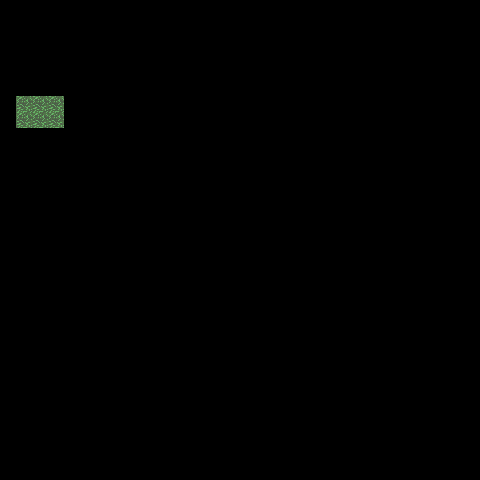

This game map was drawn from its Tiled (.tmx) file and the tilesets committed beside it. A one-line description and the full map source follow:
An orthogonal 30x30 tile map with 16x16 px tiles, 2 tile layers (under0, under1).

<map version="1.0" tiledversion="1.0.3" orientation="orthogonal" renderorder="right-down" width="30" height="30" tilewidth="16" tileheight="16" nextobjectid="1">
 <tileset firstgid="1" source="../tileset/world_map_tileset.tsx" />
 <layer name="under0" width="30" height="30">
  <data encoding="csv">
0,0,0,0,0,0,0,0,0,0,0,0,0,0,0,0,0,0,0,0,0,0,0,0,0,0,0,0,0,0,
0,0,0,0,0,0,0,0,0,0,0,0,0,0,0,0,0,0,0,0,0,0,0,0,0,0,0,0,0,0,
0,0,0,0,0,0,0,0,0,0,0,0,0,0,0,0,0,0,0,0,0,0,0,0,0,0,0,0,0,0,
0,0,0,0,0,0,0,0,0,0,0,0,0,0,0,0,0,0,0,0,0,0,0,0,0,0,0,0,0,0,
0,0,0,0,0,0,0,0,0,0,0,0,0,0,0,0,0,0,0,0,0,0,0,0,0,0,0,0,0,0,
0,0,0,0,0,0,0,0,0,0,0,0,0,0,0,0,0,0,0,0,0,0,0,0,0,0,0,0,0,0,
0,0,0,0,0,0,0,0,0,0,0,0,0,0,0,0,0,0,0,0,0,0,0,0,0,0,0,0,0,0,
0,0,0,0,0,0,0,0,0,0,0,0,0,0,0,0,0,0,0,0,0,0,0,0,0,0,0,0,0,0,
0,0,0,0,0,0,0,0,0,0,0,0,0,0,0,0,0,0,0,0,0,0,0,0,0,0,0,0,0,0,
0,0,0,0,0,0,0,0,0,0,0,0,0,0,0,0,0,0,0,0,0,0,0,0,0,0,0,0,0,0,
0,0,0,0,0,0,0,0,0,0,0,0,0,0,0,0,0,0,0,0,0,0,0,0,0,0,0,0,0,0,
0,0,0,0,0,0,0,0,0,0,0,0,0,0,0,0,0,0,0,0,0,0,0,0,0,0,0,0,0,0,
0,0,0,0,0,0,0,0,0,0,0,0,0,0,0,0,0,0,0,0,0,0,0,0,0,0,0,0,0,0,
0,0,0,0,0,0,0,0,0,0,0,0,0,0,0,0,0,0,0,0,0,0,0,0,0,0,0,0,0,0,
0,0,0,0,0,0,0,0,0,0,0,0,0,0,0,0,0,0,0,0,0,0,0,0,0,0,0,0,0,0,
0,0,0,0,0,0,0,0,0,0,0,0,0,0,0,0,0,0,0,0,0,0,0,0,0,0,0,0,0,0,
0,0,0,0,0,0,0,0,0,0,0,0,0,0,0,0,0,0,0,0,0,0,0,0,0,0,0,0,0,0,
0,0,0,0,0,0,0,0,0,0,0,0,0,0,0,0,0,0,0,0,0,0,0,0,0,0,0,0,0,0,
0,0,0,0,0,0,0,0,0,0,0,0,0,0,0,0,0,0,0,0,0,0,0,0,0,0,0,0,0,0,
0,0,0,0,0,0,0,0,0,0,0,0,0,0,0,0,0,0,0,0,0,0,0,0,0,0,0,0,0,0,
0,0,0,0,0,0,0,0,0,0,0,0,0,0,0,0,0,0,0,0,0,0,0,0,0,0,0,0,0,0,
0,0,0,0,0,0,0,0,0,0,0,0,0,0,0,0,0,0,0,0,0,0,0,0,0,0,0,0,0,0,
0,0,0,0,0,0,0,0,0,0,0,0,0,0,0,0,0,0,0,0,0,0,0,0,0,0,0,0,0,0,
0,0,0,0,0,0,0,0,0,0,0,0,0,0,0,0,0,0,0,0,0,0,0,0,0,0,0,0,0,0,
0,0,0,0,0,0,0,0,0,0,0,0,0,0,0,0,0,0,0,0,0,0,0,0,0,0,0,0,0,0,
0,0,0,0,0,0,0,0,0,0,0,0,0,0,0,0,0,0,0,0,0,0,0,0,0,0,0,0,0,0,
0,0,0,0,0,0,0,0,0,0,0,0,0,0,0,0,0,0,0,0,0,0,0,0,0,0,0,0,0,0,
0,0,0,0,0,0,0,0,0,0,0,0,0,0,0,0,0,0,0,0,0,0,0,0,0,0,0,0,0,0,
0,0,0,0,0,0,0,0,0,0,0,0,0,0,0,0,0,0,0,0,0,0,0,0,0,0,0,0,0,0,
0,0,0,0,0,0,0,0,0,0,0,0,0,0,0,0,0,0,0,0,0,0,0,0,0,0,0,0,0,0
</data>
 </layer>
 <layer name="under1" width="30" height="30">
  <data encoding="csv">
0,0,0,0,0,0,0,0,0,0,0,0,0,0,0,0,0,0,0,0,0,0,0,0,0,0,0,0,0,0,
0,0,0,0,0,0,0,0,0,0,0,0,0,0,0,0,0,0,0,0,0,0,0,0,0,0,0,0,0,0,
0,0,0,0,0,0,0,0,0,0,0,0,0,0,0,0,0,0,0,0,0,0,0,0,0,0,0,0,0,0,
0,0,0,0,0,0,0,0,0,0,0,0,0,0,0,0,0,0,0,0,0,0,0,0,0,0,0,0,0,0,
0,0,0,0,0,0,0,0,0,0,0,0,0,0,0,0,0,0,0,0,0,0,0,0,0,0,0,0,0,0,
0,0,0,0,0,0,0,0,0,0,0,0,0,0,0,0,0,0,0,0,0,0,0,0,0,0,0,0,0,0,
0,4,4,4,0,0,0,0,0,0,0,0,0,0,0,0,0,0,0,0,0,0,0,0,0,0,0,0,0,0,
0,4,4,4,0,0,0,0,0,0,0,0,0,0,0,0,0,0,0,0,0,0,0,0,0,0,0,0,0,0,
0,0,0,0,0,0,0,0,0,0,0,0,0,0,0,0,0,0,0,0,0,0,0,0,0,0,0,0,0,0,
0,0,0,0,0,0,0,0,0,0,0,0,0,0,0,0,0,0,0,0,0,0,0,0,0,0,0,0,0,0,
0,0,0,0,0,0,0,0,0,0,0,0,0,0,0,0,0,0,0,0,0,0,0,0,0,0,0,0,0,0,
0,0,0,0,0,0,0,0,0,0,0,0,0,0,0,0,0,0,0,0,0,0,0,0,0,0,0,0,0,0,
0,0,0,0,0,0,0,0,0,0,0,0,0,0,0,0,0,0,0,0,0,0,0,0,0,0,0,0,0,0,
0,0,0,0,0,0,0,0,0,0,0,0,0,0,0,0,0,0,0,0,0,0,0,0,0,0,0,0,0,0,
0,0,0,0,0,0,0,0,0,0,0,0,0,0,0,0,0,0,0,0,0,0,0,0,0,0,0,0,0,0,
0,0,0,0,0,0,0,0,0,0,0,0,0,0,0,0,0,0,0,0,0,0,0,0,0,0,0,0,0,0,
0,0,0,0,0,0,0,0,0,0,0,0,0,0,0,0,0,0,0,0,0,0,0,0,0,0,0,0,0,0,
0,0,0,0,0,0,0,0,0,0,0,0,0,0,0,0,0,0,0,0,0,0,0,0,0,0,0,0,0,0,
0,0,0,0,0,0,0,0,0,0,0,0,0,0,0,0,0,0,0,0,0,0,0,0,0,0,0,0,0,0,
0,0,0,0,0,0,0,0,0,0,0,0,0,0,0,0,0,0,0,0,0,0,0,0,0,0,0,0,0,0,
0,0,0,0,0,0,0,0,0,0,0,0,0,0,0,0,0,0,0,0,0,0,0,0,0,0,0,0,0,0,
0,0,0,0,0,0,0,0,0,0,0,0,0,0,0,0,0,0,0,0,0,0,0,0,0,0,0,0,0,0,
0,0,0,0,0,0,0,0,0,0,0,0,0,0,0,0,0,0,0,0,0,0,0,0,0,0,0,0,0,0,
0,0,0,0,0,0,0,0,0,0,0,0,0,0,0,0,0,0,0,0,0,0,0,0,0,0,0,0,0,0,
0,0,0,0,0,0,0,0,0,0,0,0,0,0,0,0,0,0,0,0,0,0,0,0,0,0,0,0,0,0,
0,0,0,0,0,0,0,0,0,0,0,0,0,0,0,0,0,0,0,0,0,0,0,0,0,0,0,0,0,0,
0,0,0,0,0,0,0,0,0,0,0,0,0,0,0,0,0,0,0,0,0,0,0,0,0,0,0,0,0,0,
0,0,0,0,0,0,0,0,0,0,0,0,0,0,0,0,0,0,0,0,0,0,0,0,0,0,0,0,0,0,
0,0,0,0,0,0,0,0,0,0,0,0,0,0,0,0,0,0,0,0,0,0,0,0,0,0,0,0,0,0,
0,0,0,0,0,0,0,0,0,0,0,0,0,0,0,0,0,0,0,0,0,0,0,0,0,0,0,0,0,0
</data>
 </layer>
</map>
